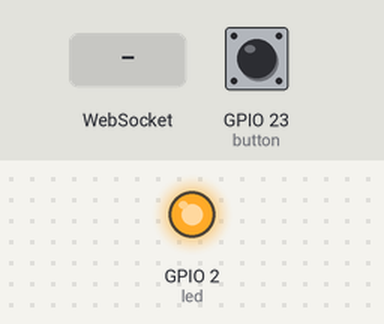
Simulated run of this sketch. Board: ESP32. On the bench: output pins drawn as LEDs (lit = HIGH). The test bench sets the inputs (shaded band); at power-on: GPIO 23 (button) HIGH. WiFi joins after 1.5 s; servers stay silent unless stated; what the sketch prints to the serial monitor is not drawn.

Above: at 1.6 s.
At 3.2 s:
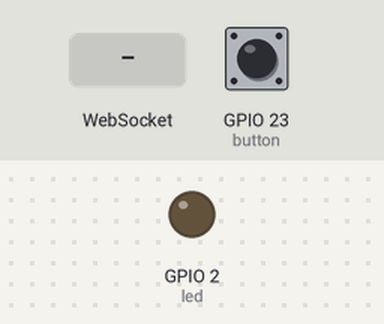
3.3 s: GPIO 23 (button) pulled LOW for 0.15 s
4.9 s: WebSocket text "1" received
Timing chart, 0 to 7.9 s (numbered marks = the images above; inputs shaded):
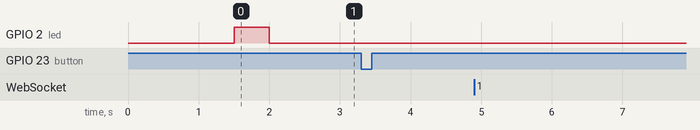

Measured:
- after the input at 3.3 s, every drawn part: stays the same
- after the input at 4.9 s, every drawn part: stays the same

The sketch:

WebSocket_button_.ino
```cpp
#include <WiFi.h>
#include <WebServer.h>
#include <WebSocketsServer.h>
#define button 23
#define led 2

static int cliip = 0;

const char* ssid = "U+NetB495";
const char* pw = "1C1A027155";

WebServer server(80);
WebSocketsServer webSocket = WebSocketsServer(81);  //소켓통신을 하기위한 작업

void Main_P()
{
  String html = "";
  html += "<!DOCTYPE html>";
  html += "<html>";
  html += "<head>";
  html += "<meta charset=\"UTF-8\">";
  html += "<title>Main Page</title>";
  html += "<style>";
  html += "body {background: #34495e; background-attachment:unset;}";
  html += ".mes {text-align: center;color: #2ecc71;font-size: 60px;font-family:Impact, Haettenschweiler, 'Arial Narrow Bold', sans-serif;}";
  html += ".box {width: 300px;height: 300px;padding: 40px;position: relative;top: 50%;left: 50%;background: #191919;text-align: center;border-radius: 10px;transform: translatex(-50%);}";
  html += "#buton {border: 3px solid black;border-radius: 40px;background: #2ecc71;width: 80px;height: 80px;position: absolute;left: 50%;top: 50%;transform: translate(-50%, -50%);}";
  html += "#butoff {border: 3px solid black;border-radius: 50px;background: #34495e;width: 100px;height: 100px;position: absolute;left: 50%;top: 50%;transform: translate(-50%, -50%);}";
  html += "</style>";
  html += "</head>";
  html += "<body>";
  html += "<div class=\"mes\">";
  html += "<p>Button State</p>";
  html += "</div>";
  html += "<div class=\"box\">";
  html += "<div id=\"buttonstate\">";
  html += "</div>";
  html += "</div>";
  html += "<script type=\"text/javascript\">";
  html += "var wsUri = \"ws://192.168.219.105:81/\";";
  html += "function init() {websocket = new WebSocket(wsUri);websocket.onopen = function(evt) { onOpen(evt) };websocket.onclose = function(evt) { onClose(evt) };websocket.onmessage = function(evt) { onMessage(evt) };websocket.onerror = function(evt) { onError(evt) }; }";
  html += "function onOpen(evt) {alert('connected');}";
  html += "function onClose(evt) {alert('disconnected');}";
  html += "function onMessage(evt) {if (evt.data == \"1\") {document.getElementById('buttonstate').innerHTML = \"<div id='buton'></div>\";}else if (evt.data == \"0\") {document.getElementById('buttonstate').innerHTML = \"<div id='butoff'></div>\";}}";
  html += "function onError(evt) {alert('error');}";
  html += "window.addEventListener(\"load\", init, false);";
  html += "</script>";
  html += "</body>";
  html += "</html>";
  server.send(200, "text/html", html);
}

void onWebSocketEvent(uint8_t num, WStype_t type, uint8_t * payload, size_t length) {
   cliip = num;
   switch(type) {   //웹소켓이벤트의 타입
     case WStype_DISCONNECTED:   //클라이언트 연결 해제시
       Serial.printf("[%u] Disconnected!\n", num);
       break;

     case WStype_CONNECTED:     //클라이언트 연결시
       {
           IPAddress ip = webSocket.remoteIP(num);
           Serial.printf("[%u] Connected!\n", num);
           Serial.println(ip.toString());
       }
       break;

     default:
       break;
   }
}

void setup() {
  pinMode(button, INPUT);
  pinMode(led, OUTPUT);
  Serial.begin(115200);
  WiFi.mode(WIFI_STA);
  ////////////////고정 IP 할당/////////////////
  IPAddress ip(192, 168, 219, 105);
  IPAddress gateway(192, 168, 219, 1);
  IPAddress subnet(255, 255, 255, 0);
  WiFi.config(ip, gateway, subnet);
  ////////////////////////////////////////
  WiFi.begin(ssid, pw);
  Serial.println("");

  while (WiFi.status() != WL_CONNECTED)
  {
    delay(500);
    Serial.print(".");
  }
  Serial.println("");
  Serial.println("Connected!");
  Serial.print("IP : ");
  Serial.println(WiFi.localIP());

  digitalWrite(led, HIGH);  //WiFi에 연결되었음을 built in led로 표시
  delay(500);
  digitalWrite(led, LOW);

  server.on("/", Main_P);

  server.begin();
  Serial.println("Server Start!");
  webSocket.begin();
  webSocket.onEvent(onWebSocketEvent);
  Serial.println("Socket Start!");
}

void loop() {
  server.handleClient();
  webSocket.loop();
  if (digitalRead(button) == LOW)
  {
    webSocket.sendTXT(cliip, "1");
    Serial.println("button pushed!");
  }
   else if (digitalRead(button) == HIGH)
  {
    webSocket.sendTXT(cliip, "0");
  }
  delay(30);
}
```
